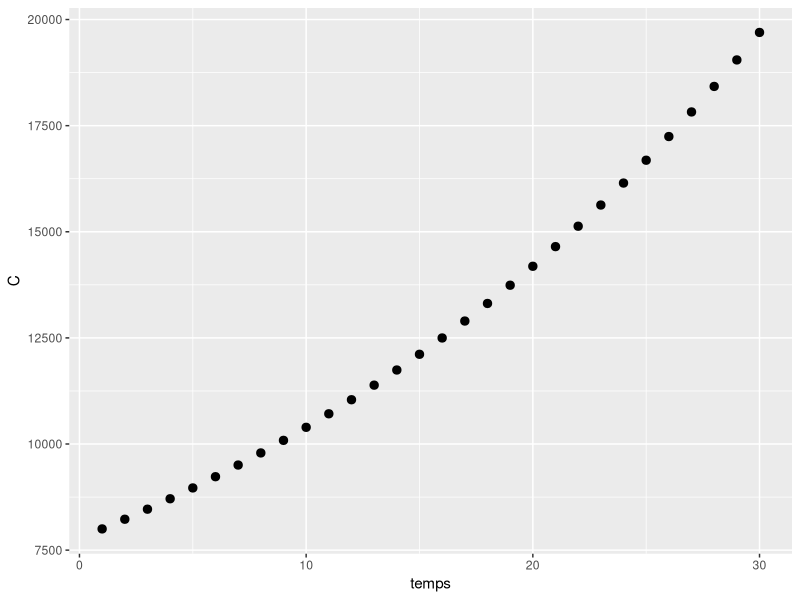

Here is the R script that generated this plot:
## ---- chunk 1
  
temps <- seq(1,30)
r <- 0.038
C_0 <- 8000
D_0 <- 6000
C <- rep(0,30)
C[1] <- C_0
D <- rep(0,30)
D[1] <- 6000
for (i in 1:29){
    C[i+1]<-(1+r)^i*D_0+2000
}
for (i in 1:29){
  D[i+1]<-C[i+1]-2000
}
data_C <- data.frame(C,temps)
library(ggplot2)

sp <- ggplot(data_C, aes(x = temps, y = C))+ 
  geom_point(size=2.5,label="C") 

sp
